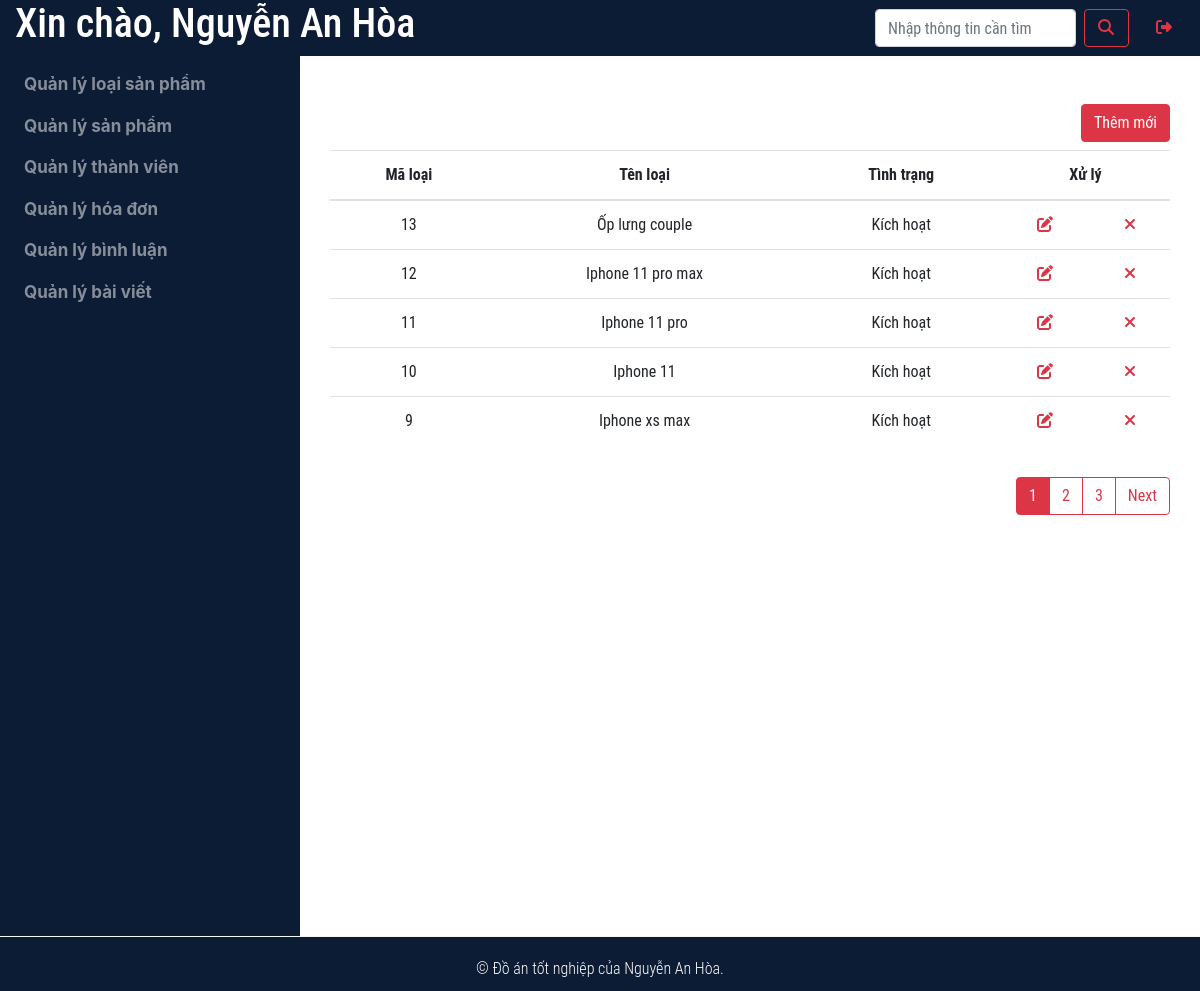
The app's page /doanadmin/views/index.php?manage=typeproduct&ac=list (signed in) with its own data.
### tables this page shows
CREATE TABLE `type_products` (
  `id_type` int(11) NOT NULL,
  `type_name` varchar(250) NOT NULL,
  `status` tinyint(4) NOT NULL,
  `dateCreated` timestamp NOT NULL DEFAULT current_timestamp(),
  `dateUpdate` timestamp NOT NULL DEFAULT current_timestamp()
);

### doanadmin/modules/managetypeproduct/list.php (the view, shortened to what this page needs)
<?php
    $sql_list = "SELECT
                    count(`id_type`) as total
                FROM
                    `type_products`
                ORDER BY `id_type` DESC";
    $result = mysqli_query($conn, $sql_list);
    $row = mysqli_fetch_assoc($result);
    $total_records = $row['total'];
    $current_page = isset($_GET['page']) ? $_GET['page'] : 1;
    $limit = 5;
    $total_page = ceil($total_records / $limit);
    $start = ($current_page - 1) * $limit;
    $result = mysqli_query($conn, "SELECT
                                        *
                                    FROM
                                        `type_products`
                                    ORDER BY `id_type` DESC
                                    LIMIT $start, $limit ");
?>
<section>
    <div class="container mt-5 mb-5 font-roboto">
        <div class="d-flex">
            <a class="btn btn-danger mb-2 ml-auto" href="index.php?manage=typeproduct&ac=add">Thêm mới</a>
        </div>
        <div>
            <table class="table table-hover vertical-middle text-center">
                <thead>
                    <tr>
                    <th scope="col">Mã loại</th>
                    <th scope="col">Tên loại</th>
                    <th scope="col">Tình trạng</th>
                    <th colspan="2">Xử lý</th>
                    </tr>
                </thead>
                <tbody>
                    <?php
                        while($type = mysqli_fetch_array($result)){
                    ?>
                    <tr>
                        <td><?php echo $type['id_type'];?></td>
                        <td><?php echo $type['type_name'];?></td>
                        <td>
                            <?php
                                if($type['status'] == 1){
                                    echo 'Kích hoạt';
                                }elseif ($type['status'] == 2) {
                                    echo 'Không kích hoạt';
                                }
                            ?>
                        </td>
                        <td>
                            <a class="text-danger" href="index.php?manage=typeproduct&ac=update&id=<?php echo $type['id_type'];?>" data-toggle="tooltip" data-placement="bottom" title="Sửa loại sản phẩm"><i class="fas fa-edit"></i></a>
                        </td>
                        <td>
                            <a class="text-danger" href="../modules/managetypeproduct/handling.php?id=<?php echo $type['id_type'];?>" data-toggle="tooltip" data-placement="bottom" title="Xóa loại sản phẩm"><i class="fas fa-times"></i></a>
                        </td>
                    </tr>
                    <?php
                        }
                    ?>
                </tbody>
            </table>
        </div>
        <div class="d-flex">
            <div class="btn-group mt-3 ml-auto" role="group" aria-label="Basic example">
                <?php
                    for ($i = 1; $i <= $total_page; $i++){
                        if ($i == $current_page){
                            echo '<a class="btn btn-outline-danger active" href="index.php?manage=typeproduct&ac=list&page='.$i.'">'
                                    .$i.
                                '</a>';
                        }else{
                            echo '<a class="btn btn-outline-danger" href="index.php?manage=typeproduct&ac=list&page='.$i.'">'
                                    .$i.
                                '</a>';
                        }
                    }
                    if ($current_page < $total_page && $total_page > 1){
                        echo '<a class="btn btn-outline-danger" href="index.php?manage=typeproduct&ac=list&page='.($current_page+1).'">
                                Next
                            </a>';
                    }
                ?>
            </div>
        </div>
    </div>
</section>

### assets/css/style.css (style rules this page uses)
.font-roboto { font-family: 'Roboto Condensed', sans-serif; }
.vertical-middle th, .vertical-middle thead th, .vertical-middle td { vertical-align: middle; }

### records on screen
type_products: id_type "13", type_name "Ốp lưng couple", status "Kích hoạt"
type_products: id_type "12", type_name "Iphone 11 pro max", status "Kích hoạt"
type_products: id_type "11", type_name "Iphone 11 pro", status "Kích hoạt"
type_products: id_type "10", type_name "Iphone 11", status "Kích hoạt"
type_products: id_type "9", type_name "Iphone xs max", status "Kích hoạt"

### other values on screen
$_SESSION['login'] "Nguyễn An Hòa"
